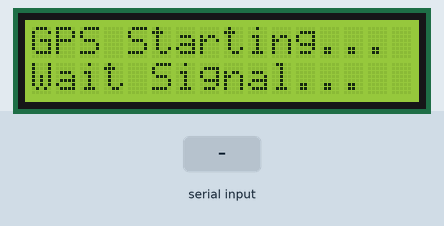
Recording of a sketch running on a simulated Arduino Uno, built with avr-gcc and run on an emulated ATmega328P. Shown: 16×2 character LCD. The inputs (shaded band) are chosen by the test bench. What the sketch prints to the serial monitor is not drawn.

Above: at 1.2 s.
1.3 s: "$GPGGA\n" received over the second serial link
At 1.6 s:
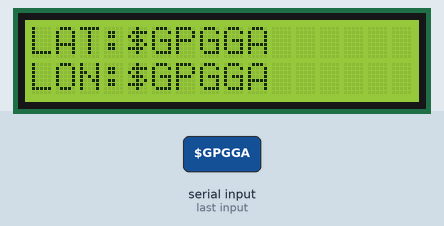
2.8 s: "$GNGGA\n" received over the second serial link
At 3.9 s:
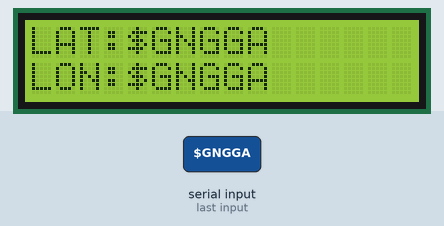
4.3 s: "1\n" received over the second serial link
At 5.1 s:
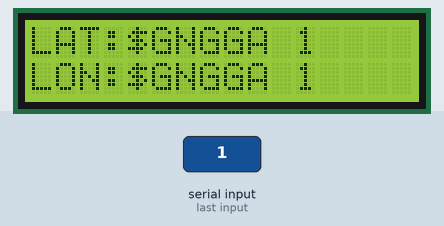
5.8 s: "0\n" received over the second serial link
At 6.5 s:
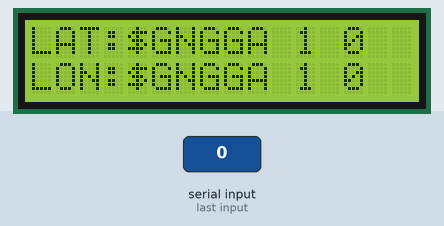
7.3 s: "2\n" received over the second serial link
At 8.0 s:
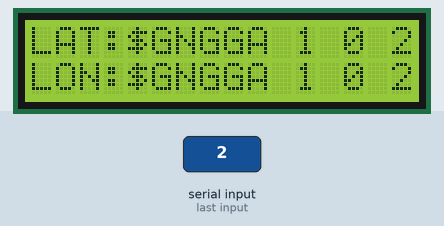
Timing chart, 0 to 9.8 s (numbered marks = the images above; inputs shaded):
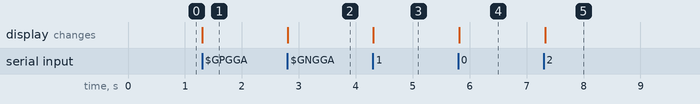

Measured:
- after the input at 1.3 s, the display: changes at once (image 1)
- after the input at 2.8 s, the display: changes at once (image 2)
- after the input at 4.3 s, the display: changes at once (image 3)
- after the input at 5.8 s, the display: changes at once (image 4)
- after the input at 7.3 s, the display: changes at once (image 5)

The sketch:

deshbot_DHT22_ROBOT.ino
```cpp
#include <LiquidCrystal.h>
#include <SoftwareSerial.h>

// LCD
LiquidCrystal lcd(A4, A3, A2, A1, A0, 13);

// GPS
// Arduino RX = D5  <- NEO-6M TX
// Arduino TX = D4  -> NEO-6M RX
SoftwareSerial gpsSerial(5, 4);

String gpsData = "";

void setup() {
  Serial.begin(9600);
  gpsSerial.begin(9600);

  lcd.begin(16, 2);
  lcd.clear();

  lcd.setCursor(0, 0);
  lcd.print("GPS Starting...");
  lcd.setCursor(0, 1);
  lcd.print("Wait Signal...");
}

void loop() {

  while (gpsSerial.available()) {

    char c = gpsSerial.read();

    // Print raw GPS data to Serial Monitor
    Serial.write(c);

    // New GPS sentence starts with $
    if (c == '$') {
      gpsData = "";
    }

    gpsData += c;

    // Sentence ends
    if (c == '\n') {

      // Check for GPGGA sentence
      if (gpsData.indexOf("$GPGGA") >= 0 ||
          gpsData.indexOf("$GNGGA") >= 0) {

        showGPS();
      }
    }
  }
}

void showGPS() {

  // Split the GPGGA sentence
  // Example:
  // $GPGGA,123519,4807.038,N,01131.000,E,...

  int comma1 = gpsData.indexOf(',');
  int comma2 = gpsData.indexOf(',', comma1 + 1);
  int comma3 = gpsData.indexOf(',', comma2 + 1);
  int comma4 = gpsData.indexOf(',', comma3 + 1);
  int comma5 = gpsData.indexOf(',', comma4 + 1);
  int comma6 = gpsData.indexOf(',', comma5 + 1);

  String latitude = gpsData.substring(comma2 + 1, comma3);
  String northSouth = gpsData.substring(comma3 + 1, comma4);

  String longitude = gpsData.substring(comma4 + 1, comma5);
  String eastWest = gpsData.substring(comma5 + 1, comma6);

  lcd.clear();

  // Line 1
  lcd.setCursor(0, 0);
  lcd.print("LAT:");
  lcd.print(latitude);

  // Line 2
  lcd.setCursor(0, 1);
  lcd.print("LON:");
  lcd.print(longitude);

  Serial.println();
  Serial.print("Latitude: ");
  Serial.print(latitude);
  Serial.print(" ");
  Serial.println(northSouth);

  Serial.print("Longitude: ");
  Serial.print(longitude);
  Serial.print(" ");
  Serial.println(eastWest);
}
```
